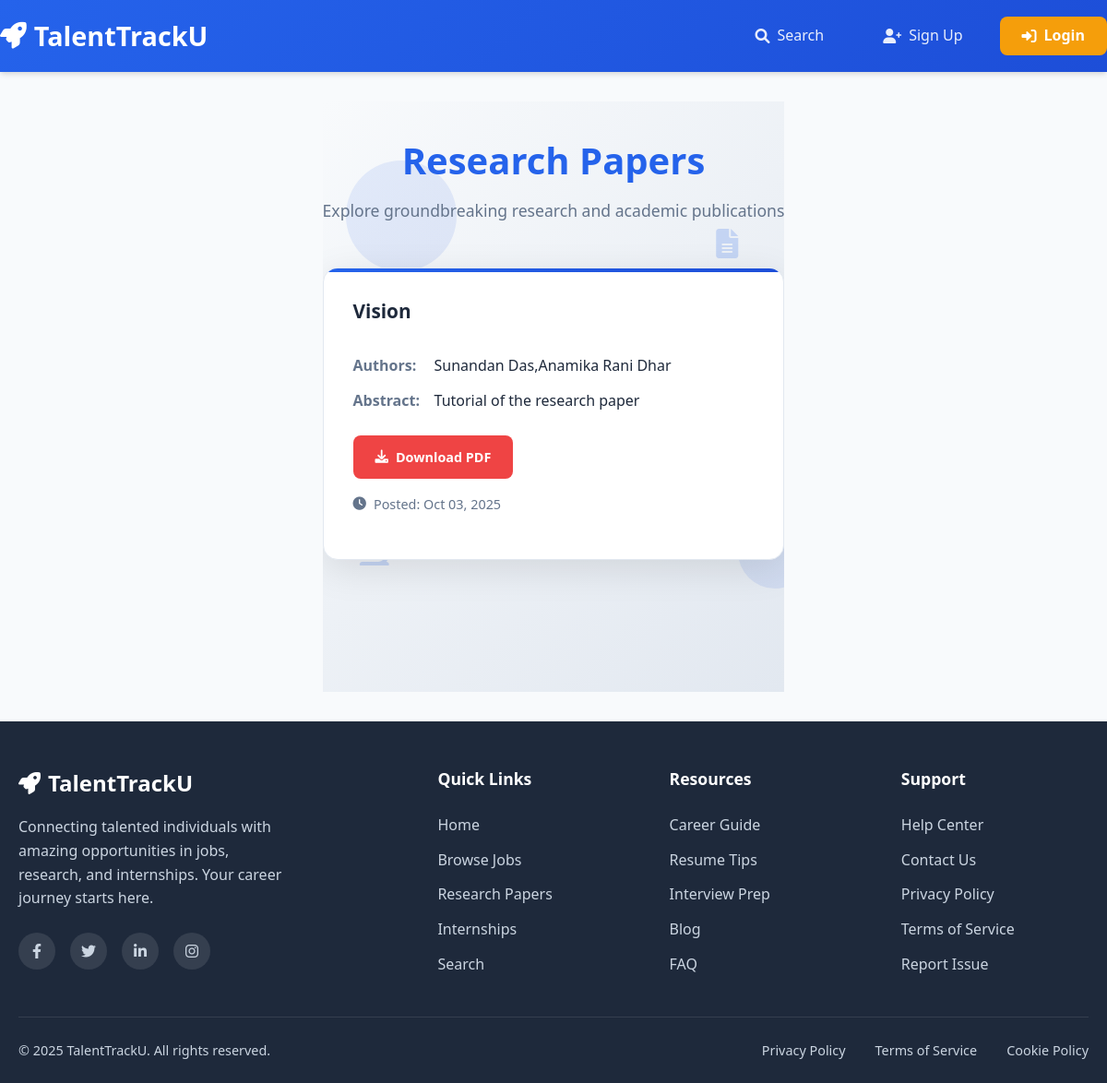
The page /research-papers/ on the database its author committed.
### research_paper/models.py (models this page shows, shortened)
class ResearchPaper(models.Model):
    title = models.CharField(max_length=200)
    authors = models.CharField(max_length=200)
    abstract = models.TextField()
    pdf = models.FileField(upload_to='papers/', blank=True)
    thumbnail = models.ImageField(upload_to='papers/thumbs/', blank=True)
    posted_by = models.ForeignKey(User, on_delete=models.CASCADE)
    created_at = models.DateTimeField(auto_now_add=True)

### research_paper/views.py (the view)
# urls.py: path('', views.research_paper_list, name='research_paper_list'),
def research_paper_list(request):
    papers = ResearchPaper.objects.all().order_by('-created_at')
    applications = None
    if request.user.is_authenticated:
        applications = Application.objects.filter(applicant=request.user)
    return render(request, 'research_paper/research_papers.html', {'papers': papers, 'applications': applications})

### research_paper/templates/research_paper/research_papers.html (shortened to what this page needs)
{% extends 'base.html' %}
{% block content %}
<div class="research-papers-container">
    <div class="animated-background">
        <div class="floating-shape shape-1"></div>
        <div class="research-icon icon-1">
            <i class="fas fa-file-alt"></i>
        </div>
        <div class="research-icon icon-2">
        </div>
        <div class="research-icon icon-3">
        </div>
    </div>
    <div class="research-papers-content">
        <div class="research-papers-header">
            <h1>Research Papers</h1>
            <p class="text-muted">Explore groundbreaking research and academic publications</p>
        </div>
        {% if papers %}
            <div class="papers-grid">
                {% for paper in papers %}
                <div class="paper-card">
                    <div class="paper-header">
                        <h3 class="paper-title">{{ paper.title }}</h3>
                    </div>
                    <div class="paper-content">
                        <div class="paper-details">
                            <div class="detail-row">
                                <span class="detail-label">Authors:</span>
                                <span class="detail-value">{{ paper.authors }}</span>
                            </div>
                            <div class="detail-row">
                                <span class="detail-label">Abstract:</span>
                                <span class="detail-value abstract-text">{{ paper.abstract }}</span>
                            </div>
                        </div>
                        <div class="file-actions">
                            {% if paper.pdf %}
                                <a href="{{ paper.pdf.url }}" download class="download-pdf-btn">
                                    <i class="fas fa-download"></i>
                                    Download PDF
                                </a>
                            {% endif %}
                        </div>
                        <div class="posted-date">
                            <i class="fas fa-clock"></i> Posted: {{ paper.created_at|date:"M d, Y" }}
                        </div>
                    </div>
                </div>
                {% endfor %}
            </div>
        {% endif %}
    </div>
</div>
{% endblock %}

### templates/base.html (style rules this page uses)
:root { --primary-color: #2563eb; --primary-dark: #1d4ed8; --secondary-color: #64748b; --accent-color: #f59e0b; --light-bg: #f8fafc; --dark-text: #1e293b; --border-color: #e2e8f0; --success-color: #10b981; --warning-color: #f59e0b; --danger-color: #ef4444; --info-color: #3b82f6; --footer-bg: #1e293b; --footer-text: #cbd5e1; }
* { margin: 0; padding: 0; box-sizing: border-box; }
body { font-family: 'Segoe UI', Tahoma, Geneva, Verdana, sans-serif; line-height: 1.6; color: var(--dark-text); background-color: var(--light-bg); display: flex; flex-direction: column; min-height: 100vh; }

### research_paper/templates/research_paper/research_papers.html (style rules this page uses)
.research-papers-container { min-height: 80vh; background: linear-gradient(135deg, #f8fafc 0%, #e2e8f0 100%); position: relative; overflow: hidden; padding: 2rem 0; }
.research-papers-content { position: relative; z-index: 2; max-width: 1400px; margin: 0 auto; }
.research-papers-header { text-align: center; margin-bottom: 3rem; }
.research-papers-header h1 { color: var(--primary-color); font-weight: 700; margin-bottom: 0.5rem; font-size: 2.5rem; }
.research-papers-header p { color: var(--secondary-color); font-size: 1.1rem; }
.papers-grid { display: grid; grid-template-columns: repeat(auto-fill, minmax(400px, 1fr)); gap: 2rem; margin-bottom: 2rem; }
.paper-card { background: white; border-radius: 1rem; box-shadow: 0 10px 40px rgba(0, 0, 0, 0.1); transition: all 0.3s ease; border: 1px solid var(--border-color); position: relative; overflow: hidden; }
.paper-card::before { content: ''; position: absolute; top: 0; left: 0; right: 0; height: 4px; background: linear-gradient(135deg, var(--primary-color), var(--primary-dark)); }
.paper-header { padding: 2rem 2rem 1rem; }
.paper-title { color: var(--dark-text); font-weight: 700; font-size: 1.3rem; margin-bottom: 1rem; line-height: 1.4; }
.paper-content { padding: 0 2rem 2rem; }
.paper-details { display: flex; flex-direction: column; gap: 0.75rem; margin-bottom: 1.5rem; }
.detail-row { display: flex; align-items: flex-start; gap: 0.5rem; }
.detail-label { font-weight: 600; color: var(--secondary-color); min-width: 80px; }
.detail-value { color: var(--dark-text); flex: 1; }
.abstract-text { line-height: 1.6; color: var(--dark-text); }
.posted-date { color: var(--secondary-color); font-size: 0.9rem; margin-bottom: 1rem; display: flex; align-items: center; gap: 0.5rem; }
.file-actions { display: flex; gap: 0.75rem; flex-wrap: wrap; margin-bottom: 1rem; }
.download-pdf-btn { display: inline-flex; align-items: center; gap: 0.5rem; padding: 0.75rem 1.5rem; background: var(--danger-color); color: white; text-decoration: none; border-radius: 0.5rem; font-weight: 600; font-size: 0.9rem; transition: all 0.3s ease; }
.animated-background { position: absolute; top: 0; left: 0; width: 100%; height: 100%; z-index: 1; }
.floating-shape { position: absolute; border-radius: 50%; background: linear-gradient(135deg, var(--primary-color), var(--primary-dark)); opacity: 0.1; animation: float 6s ease-in-out infinite; }
.shape-1 { width: 120px; height: 120px; top: 10%; left: 5%; animation-delay: 0s; }
.research-icon { position: absolute; font-size: 2rem; color: var(--primary-color); opacity: 0.2; animation: float 4s ease-in-out infinite; }
.icon-1 { top: 20%; right: 10%; animation-delay: 1s; }
.icon-2 { bottom: 20%; left: 8%; animation-delay: 3s; }
.icon-3 { top: 60%; right: 15%; animation-delay: 2s; }

### rows shown on the page
ResearchPaper: title "Vision", authors "Sunandan Das,Anamika Rani Dhar", abstract "Tutorial of the research paper", created_at "Oct 03, 2025"
